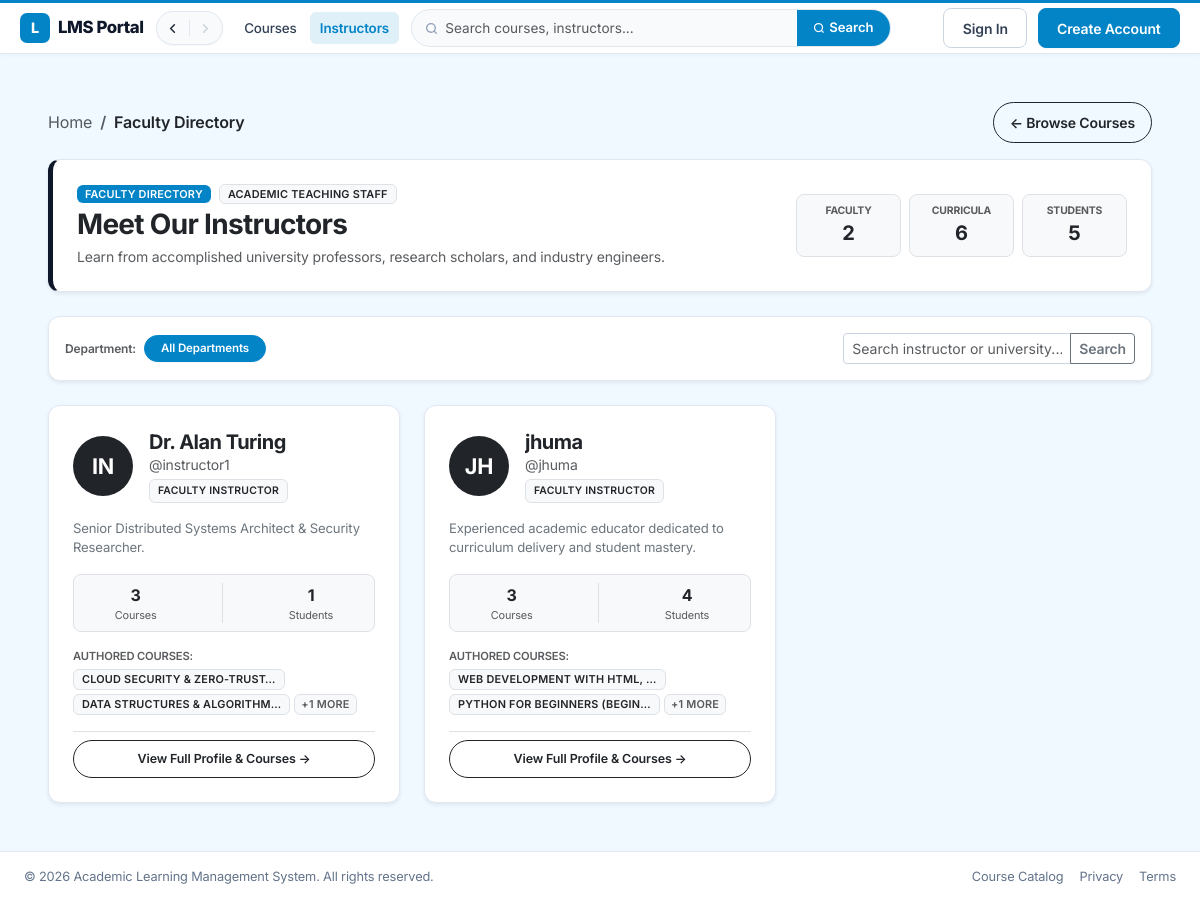
Page /accounts/instructors/ on the earlier database version.
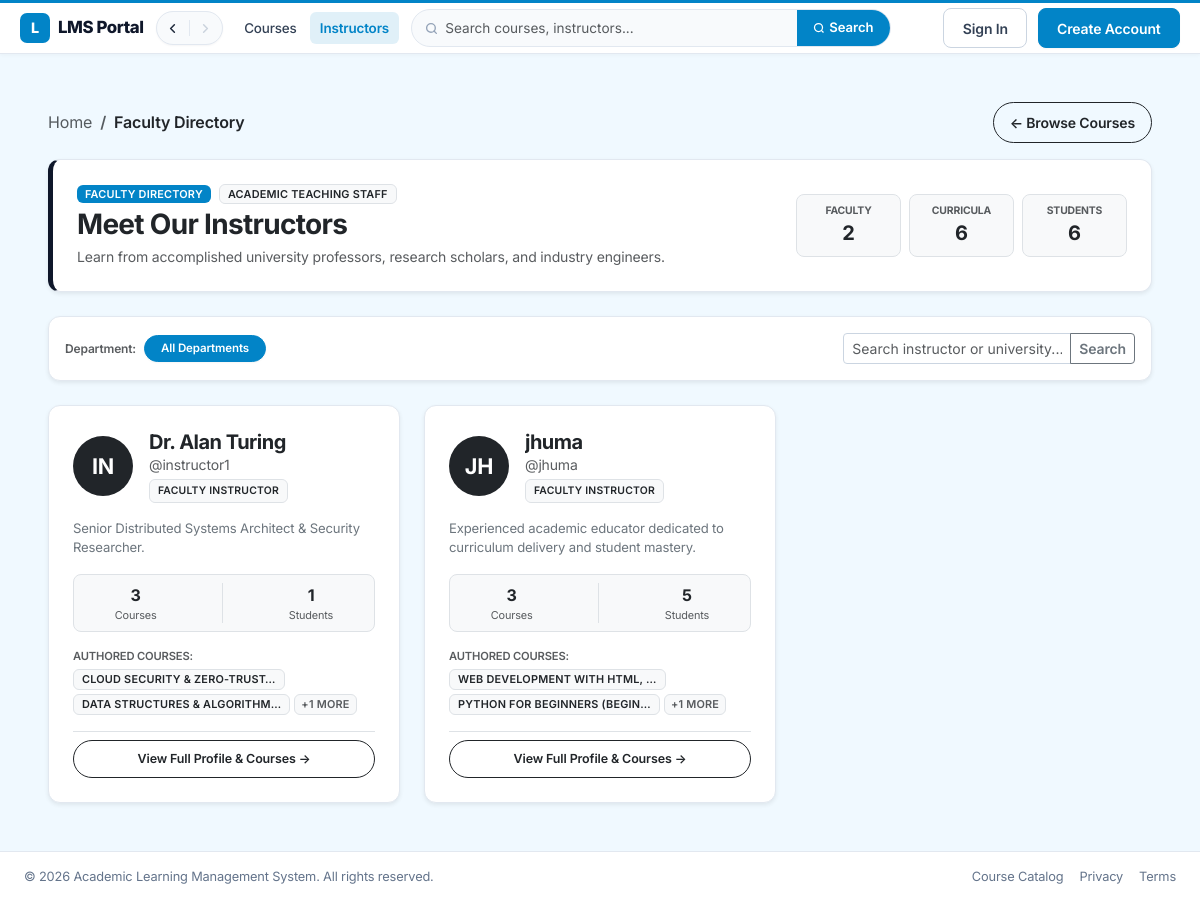
Same page on the later database version.
### accounts/models.py (models this page shows, shortened)
class User(AbstractUser):
    class Role(models.TextChoices):
        STUDENT = 'student', 'Student'
        INSTRUCTOR = 'instructor', 'Instructor'
        ADMIN = 'admin', 'Admin'
    role = models.CharField(
        max_length=20,
        choices=Role.choices,
        default=Role.STUDENT,
    )
    bio = models.TextField(blank=True)
    profile_picture = models.ImageField(
        upload_to='profile_pics/',
        blank=True,
        null=True,
    )
    phone_number = models.CharField(max_length=30, blank=True, verbose_name="Phone Number")
    address = models.CharField(max_length=255, blank=True, verbose_name="Street Address")
    city = models.CharField(max_length=100, blank=True, verbose_name="City")
    state = models.CharField(max_length=100, blank=True, verbose_name="State / Province")
    postal_code = models.CharField(max_length=20, blank=True, verbose_name="Postal / ZIP Code")
    country = models.CharField(max_length=100, blank=True, verbose_name="Country")
    institution_name = models.CharField(max_length=200, blank=True, verbose_name="Institution / University", help_text="Current school, college, or university")
    student_id = models.CharField(max_length=50, blank=True, verbose_name="Student / Academic ID", help_text="Institutional registration or student ID number")
    department = models.CharField(max_length=150, blank=True, verbose_name="Department / Faculty", help_text="e.g. Department of Computer Science")
    degree_program = models.CharField(max_length=150, blank=True, verbose_name="Degree / Major Program", help_text="e.g. B.Sc. in Computer Science & Engineering")
    academic_year = models.CharField(max_length=50, blank=True, verbose_name="Academic Year / Level", help_text="e.g. 1st Year, Senior, Graduate")
    gpa = models.CharField(max_length=20, blank=True, verbose_name="GPA / Grade Point Average", help_text="e.g. 3.85 / 4.00")
    max_devices = models.PositiveIntegerField(default=2)
    xp_points = models.PositiveIntegerField(default=0)
    streak_days = models.PositiveIntegerField(default=0)

### accounts/views.py (the view, shortened to what this page needs)
# urls.py: path('instructors/', views.instructor_list, name='instructor_list'),
def instructor_list(request):
    instructors = (
        User.objects.filter(role=User.Role.INSTRUCTOR, is_active=True)
        .annotate(
            published_courses_count=Count(
                'courses_created',
                filter=Q(courses_created__status=Course.Status.PUBLISHED),
                distinct=True,
            ),
            total_students_enrolled=Count(
                'courses_created__enrollments',
                filter=Q(courses_created__status=Course.Status.PUBLISHED),
                distinct=True,
            ),
        )
        .prefetch_related(
            Prefetch(
                'courses_created',
                queryset=Course.objects.filter(status=Course.Status.PUBLISHED).select_related('category'),
                to_attr='published_courses'
            )
        )
        .order_by('-published_courses_count', 'first_name', 'username')
    )
    q = request.GET.get('q', '').strip()
    dept = request.GET.get('dept', '').strip()
    if dept:
        instructors = instructors.filter(department__iexact=dept)
    departments = (
        User.objects.filter(role=User.Role.INSTRUCTOR, is_active=True)
        .exclude(department='')
        .values_list('department', flat=True)
        .distinct()
    )
    total_instructors = instructors.count()
    total_courses = sum(inst.published_courses_count for inst in instructors)
    total_students = sum(inst.total_students_enrolled for inst in instructors)
    return render(request, 'accounts/instructor_list.html', {
        'instructors': instructors,
        'q': q,
        'selected_dept': dept,
        'departments': departments,
        'total_instructors': total_instructors,
        'total_courses': total_courses,
        'total_students': total_students,
    })

### dashboard/context_processors.py (called while the page is built)
def lms_stats_processor(request):
    user = getattr(request, 'user', None)
    active_role_key, role_theme = get_role_theme(user)
    context = {
        'active_role_key': active_role_key,
        'role_theme': role_theme,
        'role_themes': ROLE_THEMES,
        'sidebar_categories': Category.objects.annotate(courses_count=Count('courses')).order_by('name'),
        'client_ip': get_client_ip(request) or '127.0.0.1',
    }
    if user and user.is_authenticated:
        context['global_announcements'] = Announcement.objects.filter(course__isnull=True)[:2]
        context['unread_notifications_count'] = Notification.objects.filter(recipient=user, is_read=False).count()
        context['wishlist_count'] = Wishlist.objects.filter(student=user).count() if is_student_user(user) else 0
    return context

### dashboard/themes.py (called while the page is built, shortened)
def resolve_user_role(user):
    if not user or not getattr(user, 'is_authenticated', False):
        return 'student'

def get_role_theme(user_or_role):
    role_key = resolve_user_role(user_or_role)
    return role_key, ROLE_THEMES.get(role_key, ROLE_THEMES['student'])

### templates/accounts/instructor_list.html (shortened to what the changed rows need)
{% extends 'base.html' %}
{% load static %}
{% block main_class %}container-fluid px-3 px-md-4 px-xl-5 my-4{% endblock %}
{% block extra_css %}
<link rel="stylesheet" href="{% static 'css/instructor_list.css' %}?v=20261125">
{% endblock %}
{% block content %}
<div style="max-width: 1200px; margin: 0 auto;">
    <div class="card border-0 shadow-sm p-4 mb-4 bg-white" style="border: 1px solid #e2e8f0 !important; border-left: 5px solid #0f172a !important; border-radius: 12px;">
        <div class="d-flex flex-column flex-md-row justify-content-between align-items-md-center gap-3">
            <div class="d-flex align-items-center gap-2 flex-wrap">
                <div class="text-center px-3 py-2 bg-light rounded-3 border" style="min-width: 105px;">
                    <div class="text-muted" style="font-size: 0.65rem; font-weight: 700; text-transform: uppercase;">Students</div>
                    <div class="fw-bold text-dark fs-5">{{ total_students }}</div>
                </div>
            </div>
        </div>
    </div>
    <div class="row g-4">
        {% for inst in instructors %}
            <div class="col-md-6 col-lg-4">
                <div class="card h-100 border-0 shadow-sm bg-white instructor-card" style="border: 1px solid #e2e8f0 !important; border-radius: 12px; transition: transform 0.2s ease, box-shadow 0.2s ease;">
                    <div class="card-body p-4 d-flex flex-column">
                        <div class="d-flex align-items-center gap-3 mb-3">
                            <a href="{% url 'accounts:instructor_detail' inst.username %}" class="text-decoration-none flex-shrink-0">
                                {% if inst.profile_picture %}
                                    <img src="{{ inst.profile_picture.url }}" alt="{{ inst.username }}" class="rounded-circle border" width="60" height="60" style="object-fit: cover;">
                                {% else %}
                                    <div class="rounded-circle bg-dark text-white d-flex align-items-center justify-content-center fw-bold" style="width: 60px; height: 60px; font-size: 1.35rem;">
                                        {{ inst.username|slice:":2"|upper }}
                                    </div>
                                {% endif %}
                            </a>
                            <div class="overflow-hidden">
                                <h5 class="fw-bold text-dark mb-0 text-truncate">
                                    <a href="{% url 'accounts:instructor_detail' inst.username %}" class="text-dark text-decoration-none">
                                        {{ inst.get_full_name|default:inst.username }}
                                    </a>
                                </h5>
                                <div class="text-muted small">@{{ inst.username }}</div>
                                <span class="badge bg-light text-dark border px-2 py-0.5 mt-1" style="font-size: 0.65rem;">
                                    Faculty Instructor
                                </span>
                            </div>
                        </div>
                        <div class="text-secondary small mb-3 flex-grow-1" style="line-height: 1.5; font-size: 0.82rem;">
                            {{ inst.bio|default:"Experienced academic educator dedicated to curriculum delivery and student mastery."|truncatewords:20 }}
                        </div>
                        <div class="d-flex justify-content-around p-2 bg-light rounded-3 border mb-3 text-center small">
                            <div>
                                <div class="fw-bold text-dark fs-6">{{ inst.published_courses_count }}</div>
                                <div class="text-muted" style="font-size: 0.68rem;">Courses</div>
                            </div>
                            <div>
                                <div class="fw-bold text-dark fs-6">{{ inst.total_students_enrolled }}</div>
                                <div class="text-muted" style="font-size: 0.68rem;">Students</div>
                            </div>
                        </div>
                        {% if inst.published_courses %}
                            <div class="mb-3">
                                <div class="text-muted small fw-semibold mb-1" style="font-size: 0.7rem; text-transform: uppercase;">Authored Courses:</div>
                                <div class="d-flex flex-wrap gap-1">
                                    {% for c in inst.published_courses|slice:":2" %}
                                        <a href="{% url 'courses:course_detail' c.slug %}" class="badge bg-light text-dark border text-decoration-none text-truncate" style="max-width: 100%; font-size: 0.68rem; padding: 4px 8px;" title="{{ c.title }}">
                                            {{ c.title|truncatechars:28 }}
                                        </a>
                                    {% endfor %}
                                    {% if inst.published_courses|length > 2 %}
                                        <span class="badge bg-light text-muted border" style="font-size: 0.68rem; padding: 4px 6px;">
                                            +{{ inst.published_courses|length|add:"-2" }} more
                                        </span>
                                    {% endif %}
                                </div>
                            </div>
                        {% endif %}
                        <div class="pt-2 border-top mt-auto">
                            <a href="{% url 'accounts:instructor_detail' inst.username %}" class="btn btn-outline-dark btn-sm w-100 rounded-pill py-1.5 fw-semibold" style="font-size: 0.78rem;">
                                View Full Profile &amp; Courses &rarr;
                            </a>
                        </div>
                    </div>
                </div>
            </div>
        {% endfor %}
    </div>
</div>
{% endblock %}

Differences in the rows shown:
changed User "JH": total_students_enrolled "4" → "5"
Other differences:
{{ total_students }}: "5" → "6"
